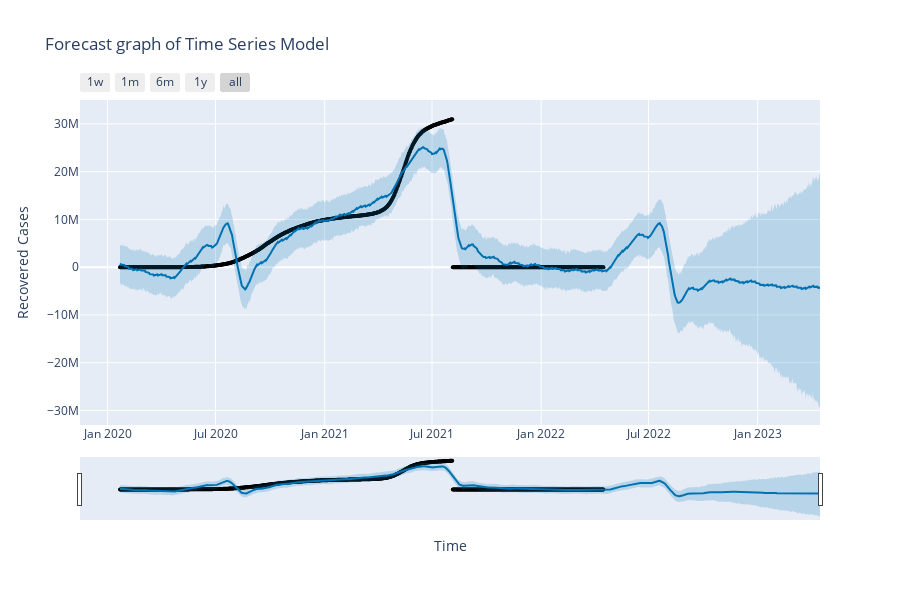

The cell this chart's notebook holds for it:
### Markdown cell above
#### Plotting the forecast of the Time Series model

### Code cell
fig = plot_plotly(model,prediction,xlabel='Time',ylabel='Recovered Cases')
fig.update_layout(title='Forecast graph of Time Series Model')
fig.show()

### Figure 1 — Plotly figure (JSON) as saved in the notebook; plotly's stock layout.template omitted (floating-point values rounded to 4 significant figures; data arrays with more than 128 entries replaced by an {"elided": "..."} marker saying what was removed)
{"data": [{"marker": {"color": "black", "size": 4}, "mode": "markers", "name": "Actual", "type": "scatter", "x": {"elided": "816 str values"}, "y": {"elided": "816 int values"}}, {"hoverinfo": "skip", "line": {"width": 0}, "mode": "lines", "type": "scatter", "x": {"elided": "1181 str values"}, "y": {"elided": "1181 float values"}}, {"fill": "tonexty", "fillcolor": "rgba(0, 114, 178, 0.2)", "line": {"color": "#0072B2", "width": 2}, "mode": "lines", "name": "Predicted", "type": "scatter", "x": {"elided": "1181 str values"}, "y": {"elided": "1181 float values"}}, {"fill": "tonexty", "fillcolor": "rgba(0, 114, 178, 0.2)", "hoverinfo": "skip", "line": {"width": 0}, "mode": "lines", "type": "scatter", "x": {"elided": "1181 str values"}, "y": {"elided": "1181 float values"}}], "layout": {"height": 600, "showlegend": false, "title": {"text": "Forecast graph of Time Series Model"}, "width": 900, "xaxis": {"rangeselector": {"buttons": [{"count": 7, "label": "1w", "step": "day", "stepmode": "backward"}, {"count": 1, "label": "1m", "step": "month", "stepmode": "backward"}, {"count": 6, "label": "6m", "step": "month", "stepmode": "backward"}, {"count": 1, "label": "1y", "step": "year", "stepmode": "backward"}, {"step": "all"}]}, "rangeslider": {"visible": true}, "title": {"text": "Time"}, "type": "date"}, "yaxis": {"title": {"text": "Recovered Cases"}}}}
